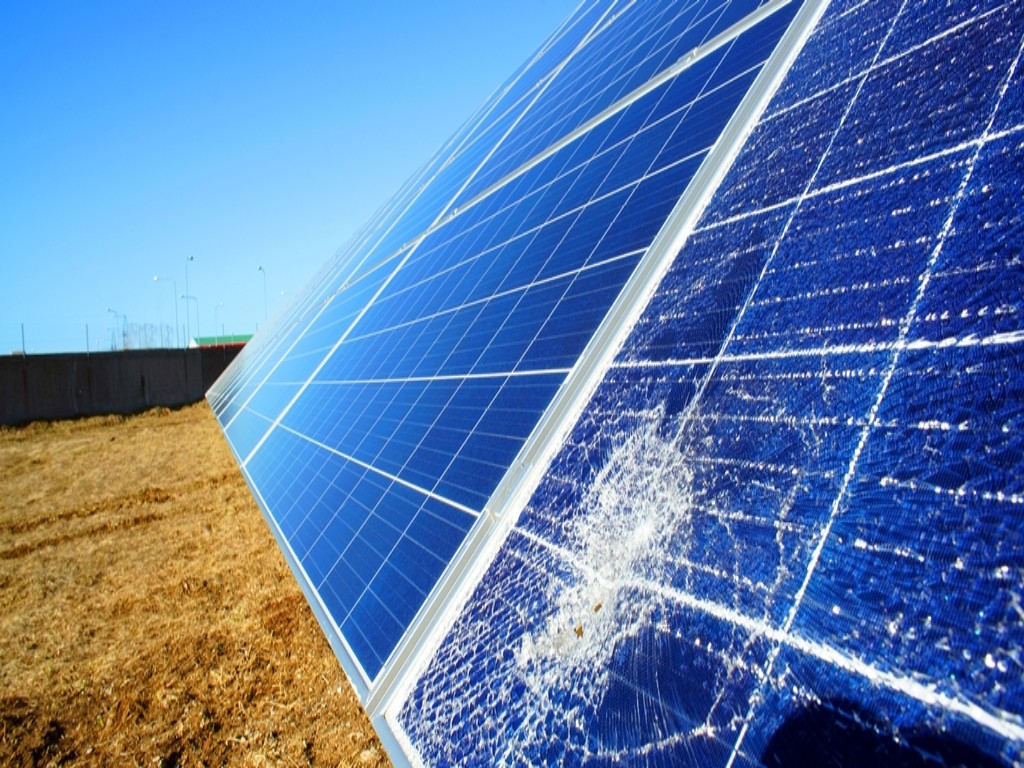
#> input picture pyqt/open_cv/Open-CV_Practice/Physical (63).jpg, 1024 x 768 px, found by its file name; the run also reads 1 picture not shown here
$ python drawingObject.py
#> lines starting #> are read from the running program, lines starting #| are printed output that depends on the picture; after the words box and inside, x2 and y2 are one past the last pixel; in counts of white or black regions, pixels touching at a corner belong together
import cv2  # Import OpenCV library

# 1️⃣ Draw a Circle
# Load the image from disk
Img_Circle = cv2.imread(r"C:\Users\OMOLP76\Desktop\python\open_cv\Open-CV_Practice\Physical (63).jpg")
#> Img_Circle is the input picture: shape (768, 1024, 3); mean B, G, R 171.1, 125.1, 94.1
if Img_Circle is not None:
    circle_img = Img_Circle.copy()  # Copy to preserve original
    # Draw a filled circle at position (100, 100) with radius 75 and color (B=0, G=127, R=127)
    cv2.circle(circle_img, (100, 100), 75, (0, 127, 127), -1)
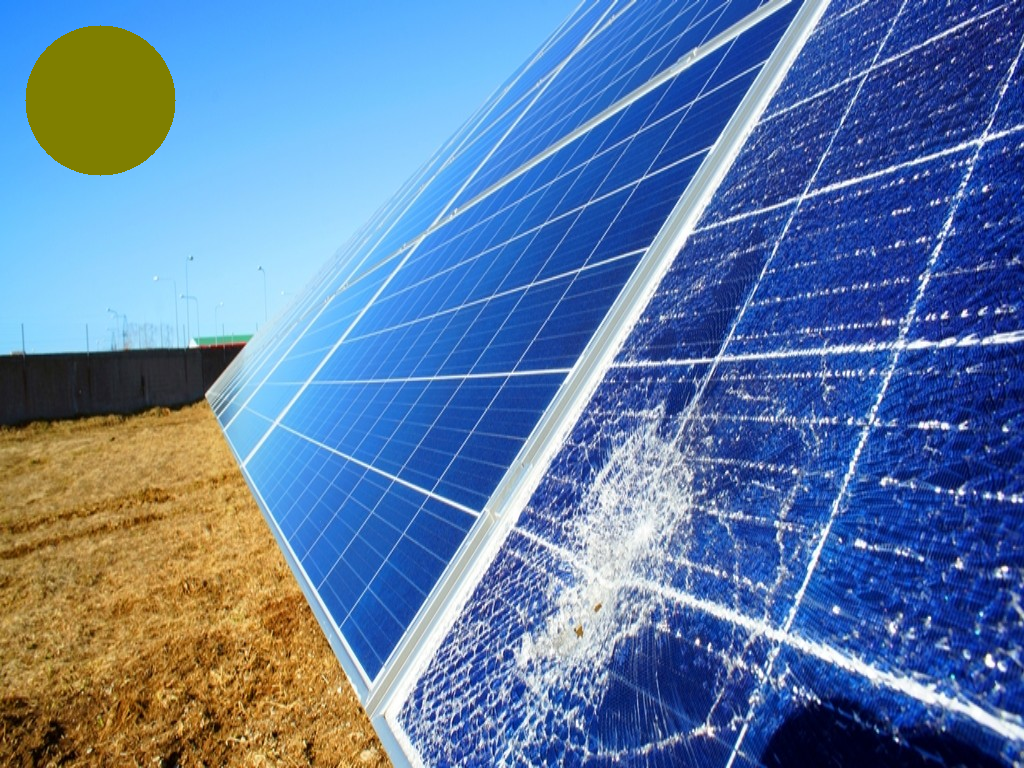
#> circle_img: shape (768, 1024, 3); 2.25% of pixels changed, all inside (x1, y1, x2, y2) = (25, 25, 176, 176)
    cv2.imshow("Circle", circle_img)
else:
    print("Circle image not found!")
# 2️⃣ Draw a Line
# Load another image
Img_Line = cv2.imread(r"C:\Users\OMOLP76\Desktop\python\open_cv\Open-CV_Practice\images (1).jpg")
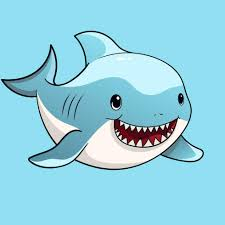
#> input picture pyqt/open_cv/Open-CV_Practice/images (1).jpg, 225 x 225 px, found by its file name
#> Img_Line is the input picture: shape (225, 225, 3); mean B, G, R 226.4, 210.1, 146.5
if Img_Line is not None:
    line_img = Img_Line.copy()
    # Draw a red line from top-left (0,0) to (250,250) with thickness 2
    cv2.line(line_img, (0, 0), (250, 250), (0, 0, 255), 2)
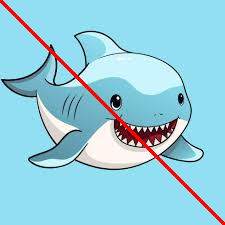
#> line_img: shape (225, 225, 3); 2.21% of pixels changed, all inside (x1, y1, x2, y2) = (0, 0, 225, 225)
    cv2.imshow("Line", line_img)
else:
    print("Line image not found!")

# 3️⃣ Draw a Rectangle
# Load another image
Img_Rectangle = cv2.imread(r"C:\Users\OMOLP76\Desktop\python\open_cv\Open-CV_Practice\istockphoto-1268291803-612x612.webp")
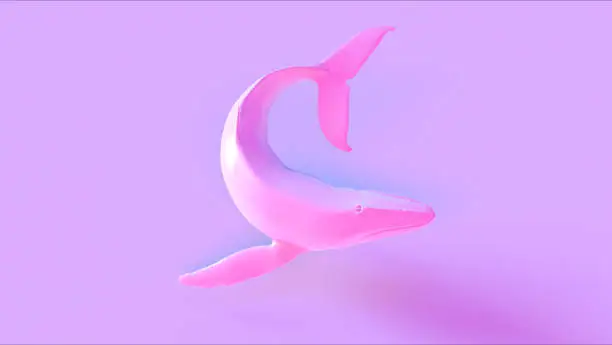
#> input picture pyqt/open_cv/Open-CV_Practice/istockphoto-1268291803-612x612.webp, 612 x 345 px, found by its file name
#> Img_Rectangle is the input picture: shape (345, 612, 3); mean B, G, R 250.8, 166.8, 219
if Img_Rectangle is not None:
    rect_img = Img_Rectangle.copy()
    # Draw a black rectangle from point (20,20) to (150,150) with thickness 2
    cv2.rectangle(rect_img, (20, 20), (150, 150), (0, 0, 0), 2)
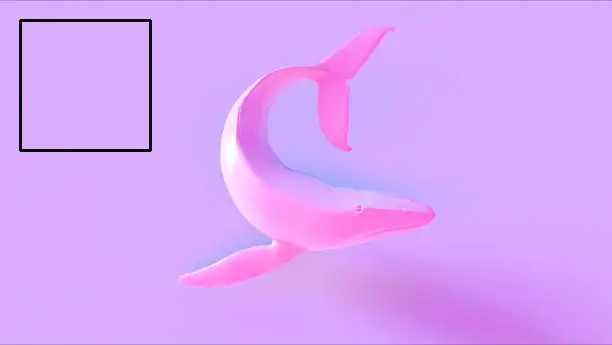
#> rect_img: shape (345, 612, 3); 0.74% of pixels changed, all inside (x1, y1, x2, y2) = (19, 19, 152, 152)
    cv2.imshow("Rectangle", rect_img)
else:
    print("Rectangle image not found!")

# 4️⃣ Add Text
# Load another image
Img_Text = cv2.imread(r"C:\Users\OMOLP76\Desktop\python\open_cv\Open-CV_Practice\abc.jpg")
if Img_Text is not None:
    text_img = Img_Text.copy()
    # Add red text "Open CV Practice" at position (150,150), using duplex font, scale 2, thickness 2
    cv2.putText(text_img, "Open CV Practice", (150, 150), cv2.FONT_HERSHEY_DUPLEX, 2, (0, 0, 255), 2)
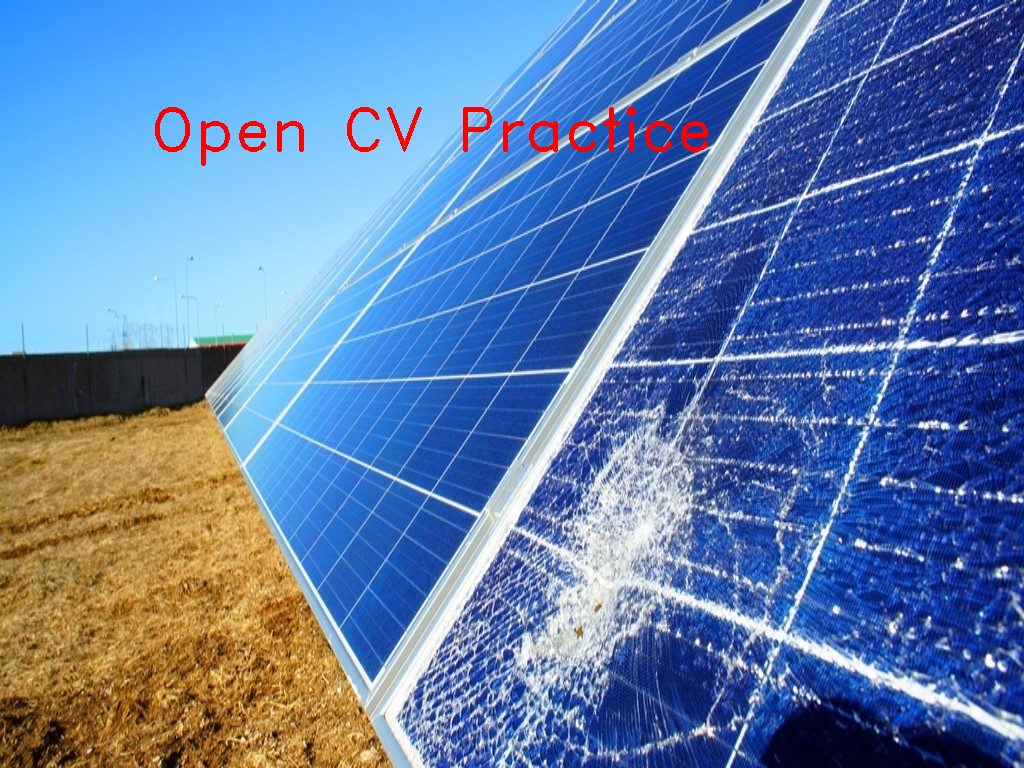
#> text_img: shape (768, 1024, 3); mean B, G, R 169.5, 124, 95.3
    cv2.imshow("Text", text_img)
else:
    print("Text image not found!")
# 🕐 Wait for key press and close all windows
cv2.waitKey(0)
cv2.destroyAllWindows()
